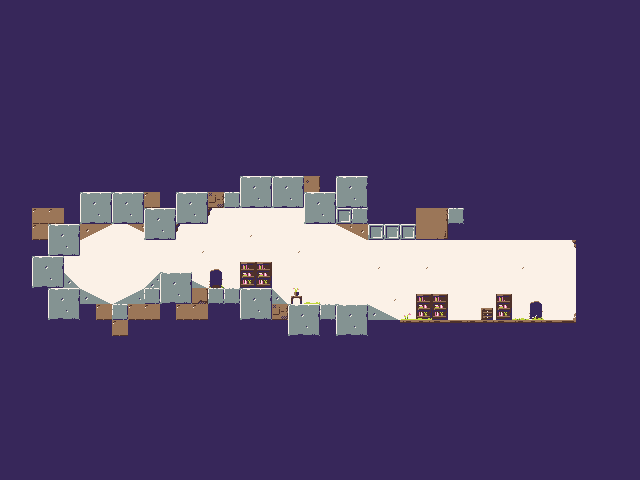

This is a level from a 2D game, rendered from its Tiled map with the project's own tilesets. A one-line summary and the map file follow, with tile-layer data summarised:
An orthogonal 40x30 tile map with 16x16 px tiles, 3 tile layers (under, main, over) and 17 objects (12x crate, 2x left, house5, third, egg).

<map version="1.0" orientation="orthogonal" renderorder="right-down" width="40" height="30" tilewidth="16" tileheight="16">
 <tileset firstgid="1" name="tiles" tilewidth="16" tileheight="16">
  <image source="../image/tiles.png" width="512" height="512" />
 </tileset>
 <layer name="under" width="40" height="30">
  <data>[1200 cells, 166 non-empty, 8 distinct tile ids]</data>
 </layer>
 <layer name="main" width="40" height="30">
  <data>[1200 cells, 1064 non-empty, 30 distinct tile ids]</data>
 </layer>
 <layer name="over" width="40" height="30">
  <data>[1200 cells, 9 non-empty, 7 distinct tile ids]</data>
 </layer>
 <objectgroup name="entities">
  <object name="door" type="house5" x="208" y="272" width="12" height="18.3333" />
  <object name="crate" x="321.083" y="293.833" width="11" height="11" />
  <object name="door" type="third" x="529.833" y="301.667" width="12" height="18.3333" />
  <object name="crate" x="330.583" y="293.333" width="11" height="11" />
  <object name="crate" x="358.083" y="293.833" width="11" height="11" />
  <object name="crate" x="327.083" y="283.833" width="11" height="11" />
  <object name="bat" type="left" x="322.333" y="248.167" />
  <object name="bat" type="left" x="332.833" y="274.667" />
  <object name="crate" x="558.083" y="308.833" width="11" height="11" />
  <object name="crate" x="567.583" y="308.833" width="11" height="11" />
  <object name="crate" x="559.083" y="297.833" width="11" height="11" />
  <object name="egg" x="109.333" y="290.167" width="7.66667" height="11.6667" />
  <object name="crate" x="162.25" y="261.833" width="11" height="11" />
  <object name="crate" x="158.25" y="251.166" width="11" height="11" />
  <object name="crate" x="161.583" y="240.166" width="11" height="11" />
  <object name="crate" x="171.25" y="261.833" width="11" height="11" />
  <object name="crate" x="168.25" y="250.333" width="11" height="11" />
 </objectgroup>
</map>